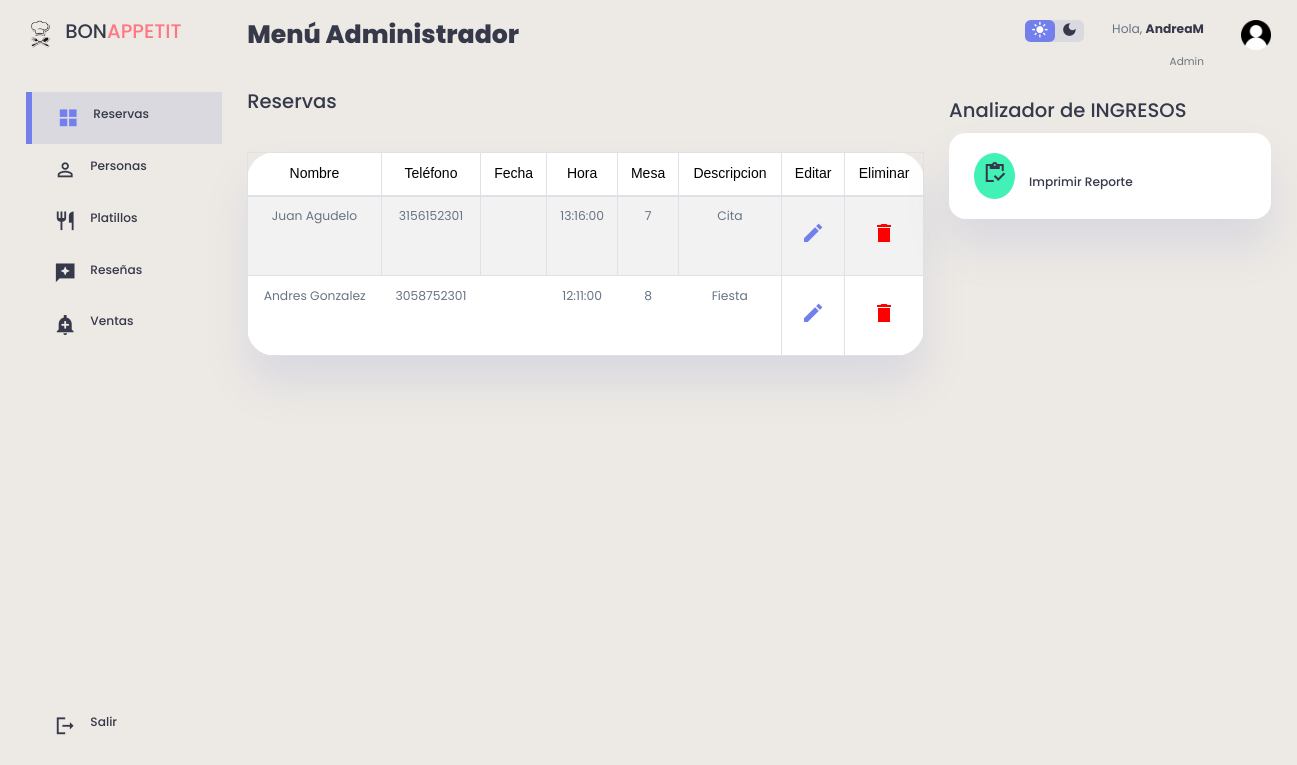
The app's page /admin/Admin.php (signed in) with its own data.
### tables this page shows
CREATE TABLE `reservas` (
  `id_reserva` int(11) NOT NULL,
  `Nombre_Completo` varchar(200) DEFAULT NULL,
  `Telefono` varchar(11) NOT NULL,
  `Fecha_Reserva` date DEFAULT NULL,
  `Hora` time DEFAULT NULL,
  `Descripcion` varchar(400) DEFAULT NULL,
  `Mesa` int(11) NOT NULL,
  `Documento` int(11) NOT NULL
);

### admin/Admin.php (the view, shortened to what this page needs)
<?php
    include("../db/conexion.php");
    $datos= "SELECT * FROM reservas";
?>
<!DOCTYPE html>
<html lang="en">
<head>
    <link rel="stylesheet" href="https://cdnjs.cloudflare.com/ajax/libs/twitter-bootstrap/4.1.3/css/bootstrap.css">
    <link rel="stylesheet" href="https://cdn.datatables.net/1.10.20/css/dataTables.bootstrap4.min.css">
    <link rel="stylesheet"a href="../admin/style.css">
</head>
<body>
<div class="content">
    <div class="container1">
        <aside>
            <div class="top">
                 <div class="logo">
                       <img src="img/icon.png">
                       <h2>BON<span class="danger">APPETIT</span></h2>
                 </div>
            </div>
            <div class="sidebar">
                <a href="../admin/admin.php" class="active">
                     <span class="material-icons-sharp">grid_view</span>
                     <h3>Reservas</h3>
                </a>
                <a href="../clientes/clientes.php">
                    <span class="material-icons-sharp">person_outline</span>
                    <h3>Personas</h3>
               </a>
               <a href="../platillos/platillos.php">
                    <span class="material-icons-sharp">restaurant</span>
                    <h3>Platillos</h3>
               </a>
               <a href="../resenas/resenas.php">
                    <span class="material-icons-sharp">reviews</span>
                    <h3>Reseñas</h3>
                </a>
                <a href="../ventas/ventas.php">
                    <span class="material-icons-sharp">add_alert</span>
                    <h3>Ventas</h3>
                </a>
                <a href="../view/cerrar_sesion.php">
                    <span class="material-icons-sharp">logout</span>
                    <h3>Salir</h3>
                </a>
            </div>
        </aside>
        <main>
            <h1>Menú Administrador</h1>
            <br>
            <h2 style="margin-top: 15px">Reservas</h2>
            <div class="recent-orders">
            <table id="tablax" border="0" cellspacing="5" cellpadding="5" class="table table-striped table-bordered" style="width:100%" >
            <div class="container2" style="margin-top: 10px;padding: 5px">
                <thead>
                    <tr>
                            <td> <font face="Arial" style="color: var(--color-info-dark); font-size: 1rem;">Nombre</font> </td>
                            <td> <font face="Arial" style="color: var(--color-info-dark); font-size: 1rem;">Teléfono</font> </td>
                            <td> <font face="Arial" style="color: var(--color-info-dark); font-size: 1rem;">Fecha</font> </td>
                            <td> <font face="Arial" style="color: var(--color-info-dark); font-size: 1rem;">Hora</font> </td>
                            <td> <font face="Arial" style="color: var(--color-info-dark); font-size: 1rem;">Mesa</font> </td>
                            <td> <font face="Arial" style="color: var(--color-info-dark); font-size: 1rem;">Descripcion</font> </td>
                            <td> <font face="Arial" style="color: var(--color-info-dark); font-size: 1rem;">Editar</font> </td>
                            <td> <font face="Arial" style="color: var(--color-info-dark); font-size: 1rem;">Eliminar</font> </td>
                        </tr>
                    </thead>
                </div>
                    <tbody>
                    <?php foreach ($conexion -> query($datos) as $row) {
                        ?>
                                <tr>
                                    <td><p><?php echo $row['Nombre_Completo'] ?></p></td>
                                    <td><p><?php echo $row['Telefono'] ?></p></td>
                                    <td><p><?php echo $row['Fecha'] ?></p></td>
                                    <td><p><?php echo $row['Hora'] ?></p></td>
                                    <td><p><?php echo $row['Mesa'] ?></p></td>
                                    <td><p><?php echo $row['Descripcion'] ?></p></td>
                                    <th><a href="actualizar.php?id_reserva=<?php echo $row['id_reserva']?>"> <span class="material-icons-sharp">edit</span> </a></th>
                                    <th><a href="delete.php?id_reserva=<?php echo $row['id_reserva']?>"> <span class="material-icons-sharp" style="color: red;">delete</span> </a></th>
                                </tr>
                        <?php
                        }
                    ?>
                    </tbody>
                </table>
            </div>
        </main>
        <div class="right">
            <div class="top">
                <div class="theme-toggler">
                    <span class="material-icons-sharp active">light_mode</span>
                    <span class="material-icons-sharp">dark_mode</span>
                </div>
                <div class="profile">
                    <div class="info">
                        <p>Hola, <b><?php echo $_SESSION['usuario']; ?></b></p>
                        <small class="text-muted">Admin</small>
                    </div>
                    <div class="profile-photo">
                       <img src="./img/user.png">
                    </div>
                </div>
            </div>
            <div class="sales-analytics">
                <h2>Analizador de INGRESOS</h2>
                <div class="item customers">
                    <div class="icon">
                        <a target="_blank" href="../Rreservas/reservas.php"><span class="material-icons-sharp">inventory</span></a>
                    </div>
                    <div class="right">
                        <div class="info">
                            <h3>Imprimir Reporte</h3>
                        </div>
                    </div>
                </div>
            </div>
        </div>
    </div>
</div>
</body>
</html>

### admin/style.css (style rules this page uses)
:root { --color-primary:#7380ec; --color-danger:#ff7782; --color-success:#41f1b6; --color-warning:#ffbb55; --color-white:#fff; --color-info-dark:#000000; --color-info-light: #dce1eb; --color-dark:#363949; --color-light:rgba(132,139,200,0.18); --color-primary-variant:#111e88; --color-dark-variant:#677483; --color-background:linear-gradient(to bottom, #EDEAE5, #EDEAE5); --color-tablas:#fff; --color-td:#5a6571; --card-border-radius:2rem; --border-radius-1:0.4rem; --border-radius-2:0.8rem; --border-radius-3:1.2rem; --card-padding:1.8rem; --padding-1:1.2rem; --box-shadow: 0 2rem 3rem var(--color-light); }
* { margin:0; padding:0; outline:0; appearance:none; border:0; text-decoration:none; list-style:none; box-sizing:border-box; }
html { font-size:14px; }
body { width: 100vw; height: 103vh; font-family: poppins, sans-serif; font-size:0.88rem; background: var(--color-background); user-select: none; overflow-x: hidden; color: var(--color-dark); }
.container1 { display: grid; width: 96%; margin: 0 auto; gap: 1.8rem; grid-template-columns: 14rem auto 23rem; }
a { color: var(--color-dark); }
img { width: 30px; height: 30px; }
h1 { font-weight:800; font-size:1.8rem; }
h2 { font-size:1.4rem; }
h3 { font-size:0.87rem; color: var(--color-dark); }
small { font-size: 0.75rem; }
.profile-photo { width: 2.8rem; height: 2.8rem; overflow: hidden; }
.text-muted { color: var(--color-info-dark); }
p { color: var(--color-dark-variant); }
b { color: var(--color-dark); }
.danger { color: var(--color-danger); }
aside { height: 100vh; }
aside .top { display: flex; align-items: center; justify-content: space-between; margin-top: 1.4rem; }
aside .logo { display: flex; gap: 0.8rem; }
aside .logo img { width: 2rem; height: 2rem; }
font { color: var(--color-info-dark); font-size: 1rem; }
aside .sidebar { display: flex; flex-direction: column; height: 86vh; position: relative; top: 3rem; }
aside h3 { font-weight: 500; }
aside .sidebar a { display: flex; color: var(--color-info-dark); margin-left: 2rem; gap: 1rem; align-items: center; position: relative; height: 3.7rem; transition: all 300ms ease; }
aside .sidebar a span { font-size: 1.6rem; transition: all 300ms ease; color: var(--color-dark); }
aside .sidebar a:last-child { position: absolute; bottom: 2rem; width: 100%; }
aside .sidebar a.active { background: var(--color-light); color: var(--color-primary); margin-left: 0; }
aside .sidebar a.active::before { content: ""; width: 6px; height: 100%; background: var(--color-primary); }
aside .sidebar a.active span { color: var(--color-primary); margin-left: calc(1rem - 3px); }
main { margin-top: 1.4rem; }
main .recent-orders { margin-top: 2rem; }
main .recent-orders table { background: var(--color-tablas); width: 100%; border-radius: var(--card-border-radius); padding: var(--card-padding); text-align: center; box-shadow: var(--box-shadow); transition: all 500ms ease; }
main table tbody { height: 30px; margin-top: -30px; }
main table tbody td { height: 2.8rem; border-bottom: 1px solid var(--color-light); }
main table tbody tr:last-child td { border: none; }
main .recent-orders a { text-align: center; display: block; margin: 1rem auto; color: var(--color-primary); }
.right { margin-top: 1.4rem; }
.right .top { display: flex; justify-content: end; gap: 2rem; }
.right .theme-toggler { background: var(--color-light); display: flex; justify-content: space-between; align-items: center; height: 1.6rem; width: 4.2rem; cursor: pointer; border-radius: var(--border-radius-1); }
.right .theme-toggler span { font-size: 1.2rem; width: 50%; height: 100%; display: flex; align-items: center; justify-content: center; }
.right .theme-toggler span.active { background: var(--color-primary); color: white; border-radius: var(--border-radius-1); }
.right .top .profile { display: flex; gap: 2rem; text-align: right; }
.right .sales-analytics { margin-top: 2rem; }
.right .sales-analytics h2 { margin-bottom: 0.8rem; }
.right .sales-analytics .item { background: var(--color-tablas); display: flex; align-items: center; gap: 1rem; margin-bottom: 0.7rem; padding: 1.4rem var(--card-padding); border-radius: var(--border-radius-3); box-shadow: var(--box-shadow); transition: all 300ms ease; }
.right .sales-analytics .item .icon { padding: 0.6rem; background: var(--color-tablas); border-radius: 50%; background: var(--color-primary); display: flex; }
.right .sales-analytics .item.customers .icon { background: var(--color-success); }

### records on screen
reservas: Nombre_Completo "Juan Agudelo", Telefono "3156152301", Hora "13:16:00", Mesa "7", Descripcion "Cita"
reservas: Nombre_Completo "Andres Gonzalez", Telefono "3058752301", Hora "12:11:00", Mesa "8", Descripcion "Fiesta"

### other values on screen
$_SESSION['usuario'] "AndreaM"
